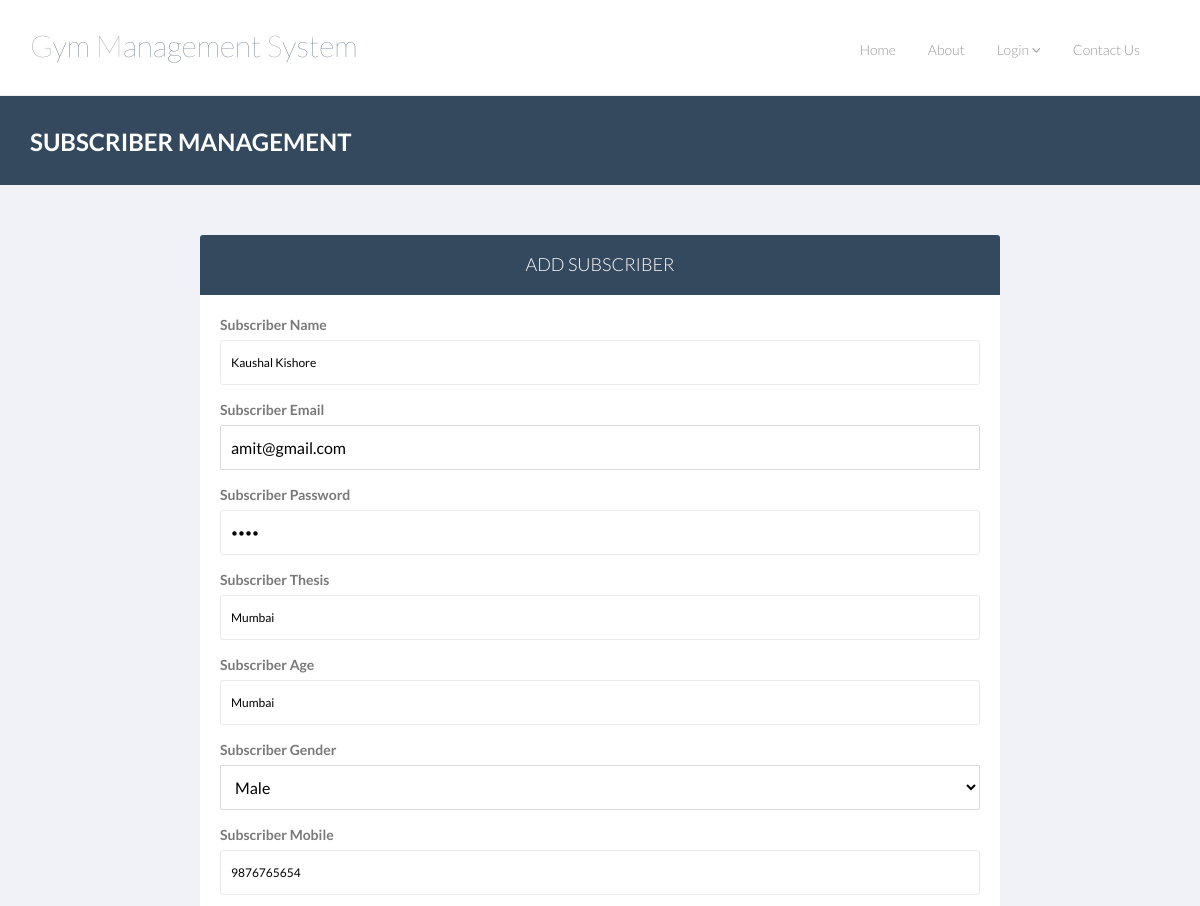
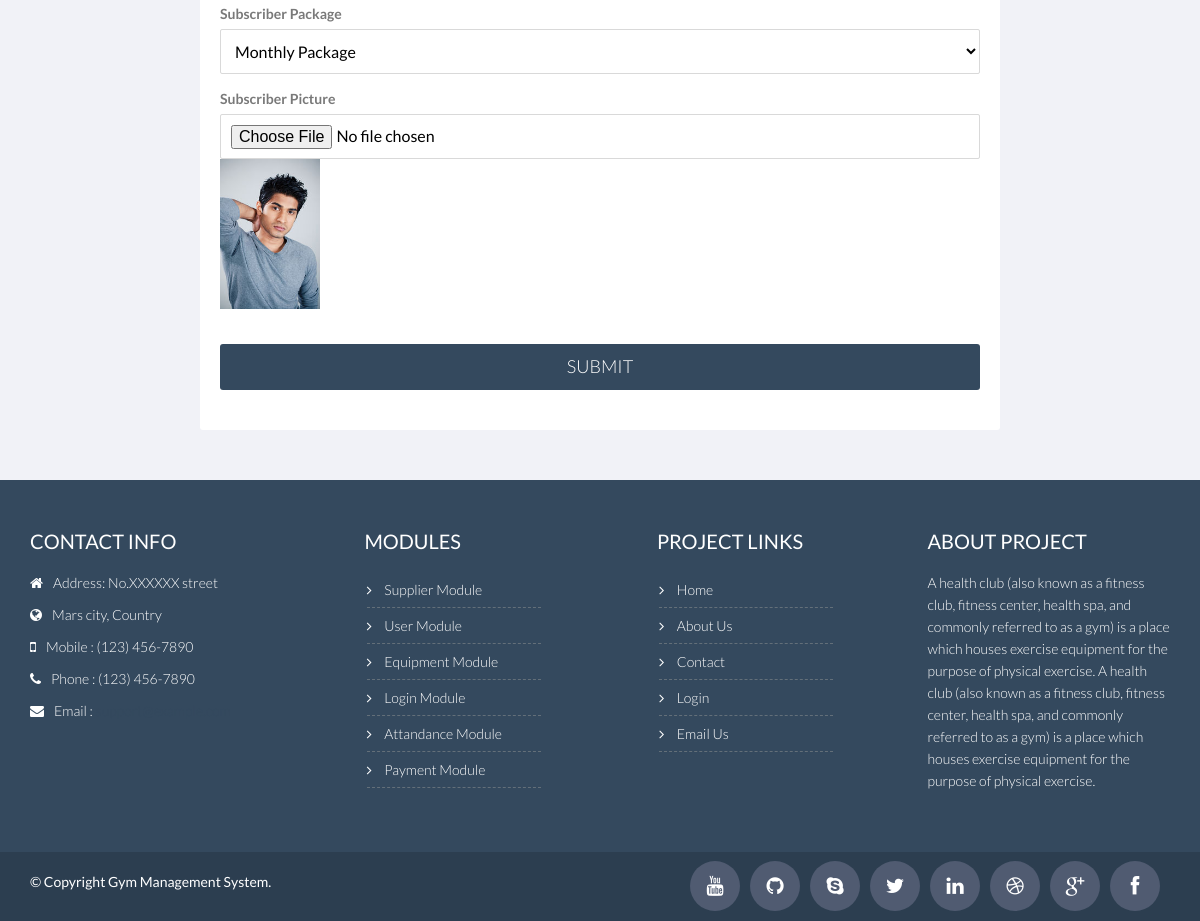
The app's page /gym_management_system/subscriber.php?subscriber_id=1 with its own data (2 pictures, top to bottom).
### tables this page shows
CREATE TABLE `subscriber` (
  `subscriber_id` int(11) NOT NULL,
  `subscriber_name` varchar(255) NOT NULL,
  `subscriber_thesis` varchar(255) NOT NULL,
  `subscriber_age` varchar(255) NOT NULL,
  `subscriber_gender` varchar(255) NOT NULL,
  `subscriber_email` varchar(255) NOT NULL,
  `subscriber_password` varchar(255) NOT NULL,
  `subscriber_mobile` varchar(255) NOT NULL,
  `subscriber_package` varchar(255) NOT NULL,
  `subscriber_status` int(11) NOT NULL DEFAULT '1',
  `subscriber_image` varchar(255) NOT NULL
);

### gym_management_system/subscriber.php (the view, shortened to what this page needs)
<?php
	include_once("includes/header.php");
	if($_REQUEST[subscriber_id])
	{
		$SQL="SELECT * FROM `subscriber` WHERE subscriber_id = $_REQUEST[subscriber_id]";
		$rs=mysqli_query($con,$SQL) or die(mysqli_error());
		$data=mysqli_fetch_assoc($rs);
	}
?>
    <div class="breadcrumbs">
        <div class="container">
            <div class="row">
                <div class="col-lg-4 col-sm-4">
                    <h1>Subscriber Management</h1>
                </div>
            </div>
        </div>
    </div>
    <div class="registration-bg">
        <div class="container">
            <form action="lib/subscriber.php" enctype="multipart/form-data" method="post" class="form-signin wow fadeInUp" action="" style="max-width:800px">
                <h2 class="form-signin-heading">Add Subscriber</h2>
                <div class="login-wrap">
				    <div class="form-group">
						<label for="pwd">Subscriber Name</label>
						<input type="text" class="form-control" placeholder="Subscriber Name" autofocus="" name="subscriber_name" id="subscriber_name" value="<?=$data[subscriber_name]?>">
				    </div>
					<div class="form-group">
						<label for="pwd">Subscriber Email</label>
						<input type="email" class="form-control" placeholder="Subscriber Email" autofocus="" name="subscriber_email" id="subscriber_email" value="<?=$data[subscriber_email]?>">
				    </div>
					<div class="form-group">
						<label for="pwd">Subscriber Password</label>
						<input type="password" class="form-control" placeholder="Subscriber Password" autofocus="" name="subscriber_password" id="subscriber_password" value="<?=$data[subscriber_password]?>">
				    </div>
				    <div class="form-group">
						<label for="pwd">Subscriber Thesis</label>
						<input type="text" class="form-control" placeholder="Subscriber Thesis" autofocus="" name="subscriber_thesis" id="subscriber_date" value="<?=$data[subscriber_thesis]?>">
				    </div>
				    <div class="form-group">
						<label for="pwd">Subscriber Age</label>
						<input type="text" class="form-control" placeholder="Subscriber Age" autofocus="" name="subscriber_age" id="subscriber_age" value="<?=$data[subscriber_age]?>">
				    </div>
                    <div class="form-group">
						<label for="pwd">Subscriber Gender</label>
						<select name="subscriber_gender" required class="form-control" placeholder="Select User" autofocus=""/>
							<?php echo get_new_optionlist("gender","gender_id","gender_name",$data[subscriber_gender]); ?>
				    </div>
				    <div class="form-group">
						<label for="pwd">Subscriber Mobile</label>
						<input type="text" class="form-control" placeholder="Subscriber Mobile" autofocus="" name="subscriber_mobile" id="subscriber_mobile" value="<?=$data[subscriber_mobile]?>">
				    </div>
				    <div class="form-group">
						<label for="pwd">Subscriber Package</label>
						<select name="subscriber_package" required class="form-control" placeholder="Select User" autofocus=""/>
							<?php echo get_new_optionlist("package","package_id","package_title",$data[subscriber_package]); ?>
				    </div>
				    <div class="form-group">
						<label for="pwd">Subscriber Picture</label>
						<input type="file" class="form-control" placeholder="Subscriber Mobile" autofocus="" name="subscriber_image" id="subscriber_image" value="<?=$data[subscriber_image]?>">
						<?php if(isset($data[subscriber_image]) && $data[subscriber_image] != "")  {?>
						<div><img src="<?=$SERVER_PATH.'uploads/'.$data[subscriber_image]?>" style="width: 100px"></div><br>
						<?php } ?>
				    </div>
                    <button class="btn btn-lg btn-login btn-block" type="submit">Submit</button>
                </div>
            </form>
        </div>
     </div>
<?php include_once("includes/footer.php"); ?>

### gym_management_system/css/theme.css (style rules this page uses)
body { padding-top: 70px; padding-bottom: 30px; }

### gym_management_system/css/component.css (style rules this page uses)
body { position: relative; }

### gym_management_system/css/style.css (style rules this page uses)
body { color: #797979; font-family: 'Lato', sans-serif; padding: 0px !important; margin: 0px !important; font-size: 14px; }
h1, h2, h3, h4, h5, h6 { font-family: 'Lato', sans-serif; }
.breadcrumbs { background: #34495e; color: #fff; padding: 30px 0; margin-bottom: 40px; }
.breadcrumbs h1 { font-size: 24px; font-weight: 600; margin: 3px 0 0; text-transform: uppercase; }
.registration-bg { margin-top: -40px; background-color: #f1f2f7; }
.form-control { border: 1px solid #d9d9d9; border-radius: 2px; color:#000000; }
.btn-lg { border-radius: 1px; -webkit-border-radius: 1px; -moz-border-radius: 1px; }
.form-signin { max-width: 600px; margin: 50px auto 50px; background: #fff; border-radius: 3px; -moz-border-radius: 3px; -webkit-border-radius: 3px; }
.form-signin h2.form-signin-heading { margin: 0; padding: 20px 15px; text-align: center; background: #34495e; border-radius: 3px 3px 0 0; -moz-border-radius: 3px 3px 0 0; -webkit-border-radius: 3px 3px 0 0; color: #fff; font-size: 18px; text-transform: uppercase; font-weight: 300; }
.form-signin .form-control { position: relative; font-size: 16px; height: 45px; padding: 10px; -webkit-box-sizing: border-box; -moz-box-sizing: border-box; box-sizing: border-box; }
.form-signin input[type="text"], .form-signin input[type="password"] { margin-bottom: 15px; border-radius: 3px; -webkit-border-radius: 3px; -moz-border-radius: 3px; border: 1px solid #eaeaea; box-shadow: none; font-size: 12px; }
.form-signin .btn-login { background: #34495e; color: #fff; text-transform: uppercase; font-weight: 300; margin-bottom: 20px; border-radius: 3px; -webkit-border-radius: 3px; -moz-border-radius: 3px; -webkit-transition: all .3s ease; -moz-transition: all .3s ease; -ms-transition: all .3s ease; -o-transition: all .3s ease; transition: all .3s ease; }
.login-wrap { padding: 20px; -webkit-border-radius: 3px; -moz-border-radius: 3px; border-radius: 3px; }
.btn { border-radius: 4px; -webkit-border-radius: 4px; -moz-border-radius: 4px; }
.btn { font-weight: 500; -webkit-border-radius: 3px; -moz-border-radius: 3px; border-radius: 3px; border: 1px solid transparent; }

### records on screen
subscriber: subscriber_name "Kaushal Kishore", subscriber_email "amit@gmail.com", subscriber_thesis "Mumbai", subscriber_age "Mumbai", subscriber_mobile "9876765654", subscriber_image (picture)

### other values on screen
form field subscriber_gender "Male"
form field subscriber_package "Monthly Package"
